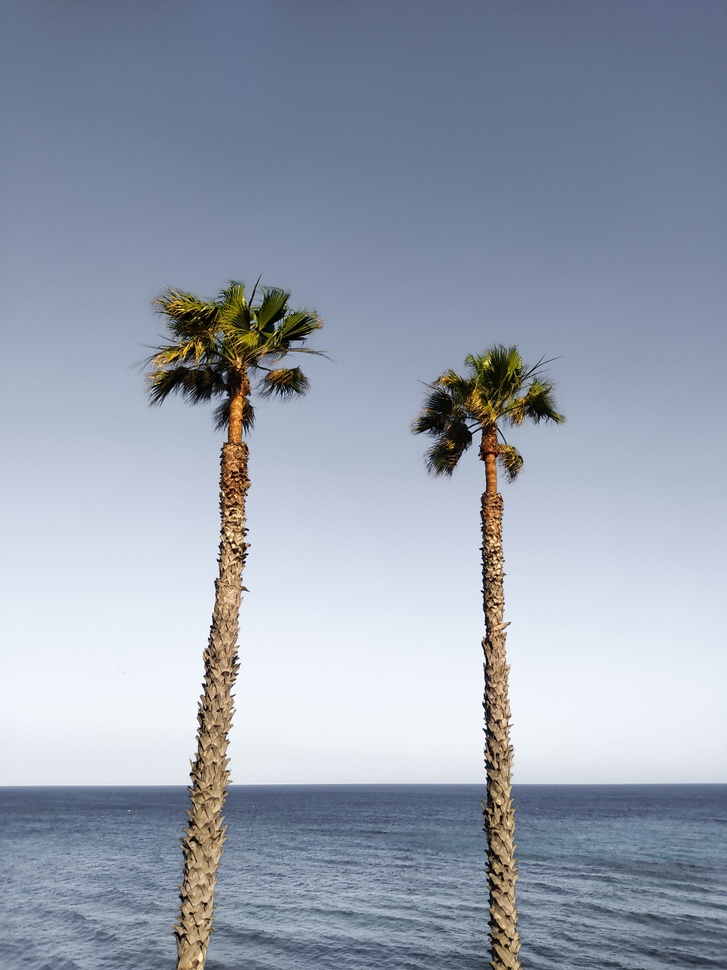
#> input picture image/Hestogram.jpg, 727 x 970 px, shrunk from 3000 x 4000 before the run
$ python F55121082_FEBRIYADI_A_Hestogram.py
#> lines starting #> are read from the running program, lines starting #| are printed output that depends on the picture
import cv2
import matplotlib.pyplot as plt

# Muat gambar
img = cv2.imread('image/Hestogram.jpg', 0)
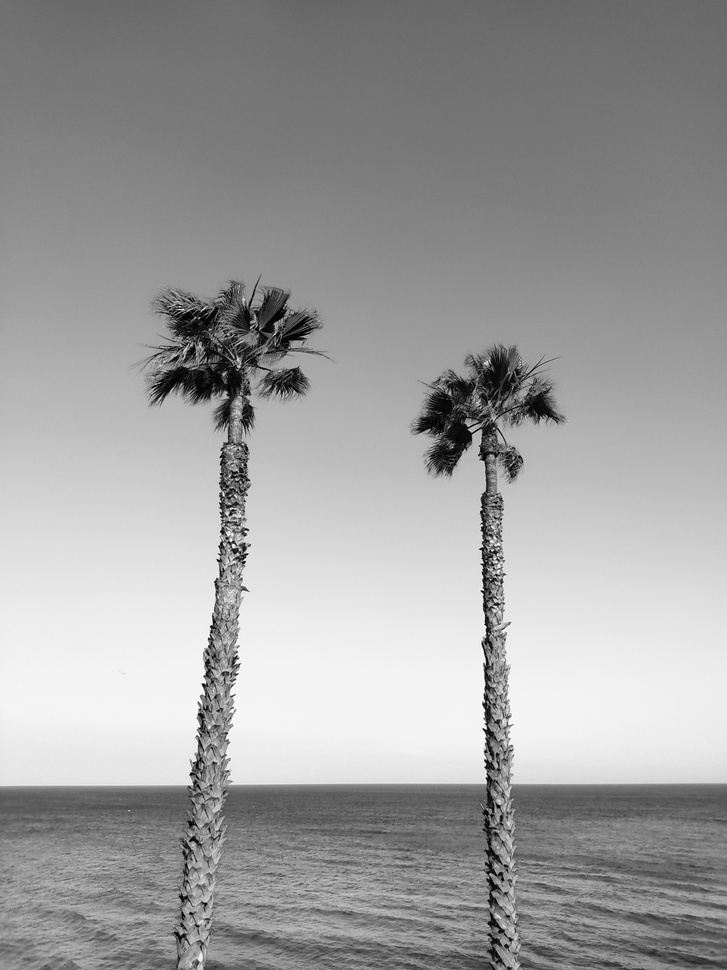
#> img: shape (970, 727); min 0, max 255, mean 159.3

# Hitung histogramnya
hist = cv2.calcHist([img], [0], None, [256], [0, 256])
#> hist = 256 values, max 12264 at index 244, min 23 at index 253, mean 2754.6

# Gambarkan histogramnya
plt.plot(hist)

# tampilan pltnya
plt.show()
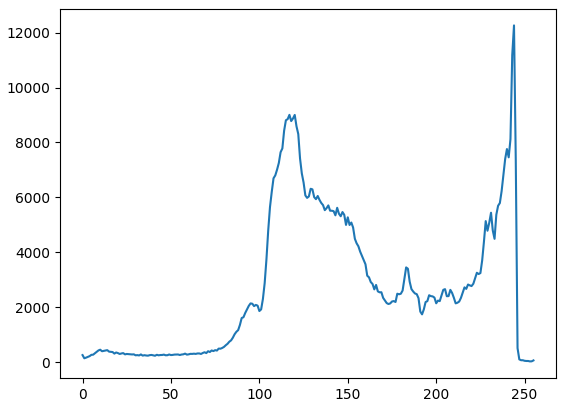
#> figure drawn by matplotlib, 1 panel; curve peaks at x = 244, y = 12264

$ run again, with image/img2.jpg copied over image/Hestogram.jpg
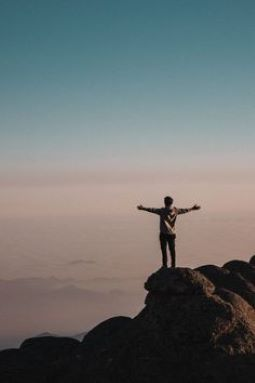
#> input picture image/img2.jpg, 255 x 383 px
#> `img = cv2.imread('image/Hestogram.jpg', 0)`:
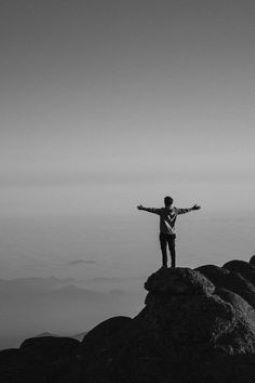
#> img: shape (383, 255); min 0, max 185, mean 111.6
#> hist = 256 values, max 2944 at index 16, min 0 at index 186, mean 381.5
#> `plt.show()`:
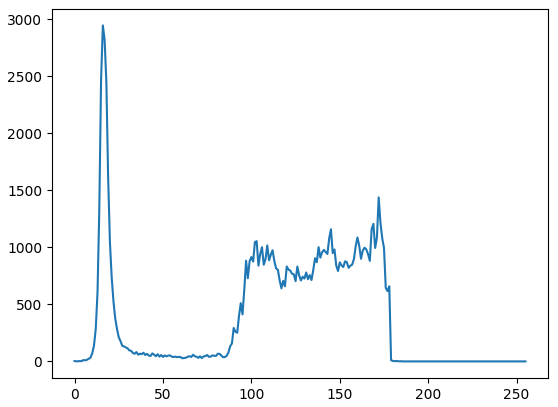
#> figure drawn by matplotlib, 1 panel; curve peaks at x = 16, y = 2944
